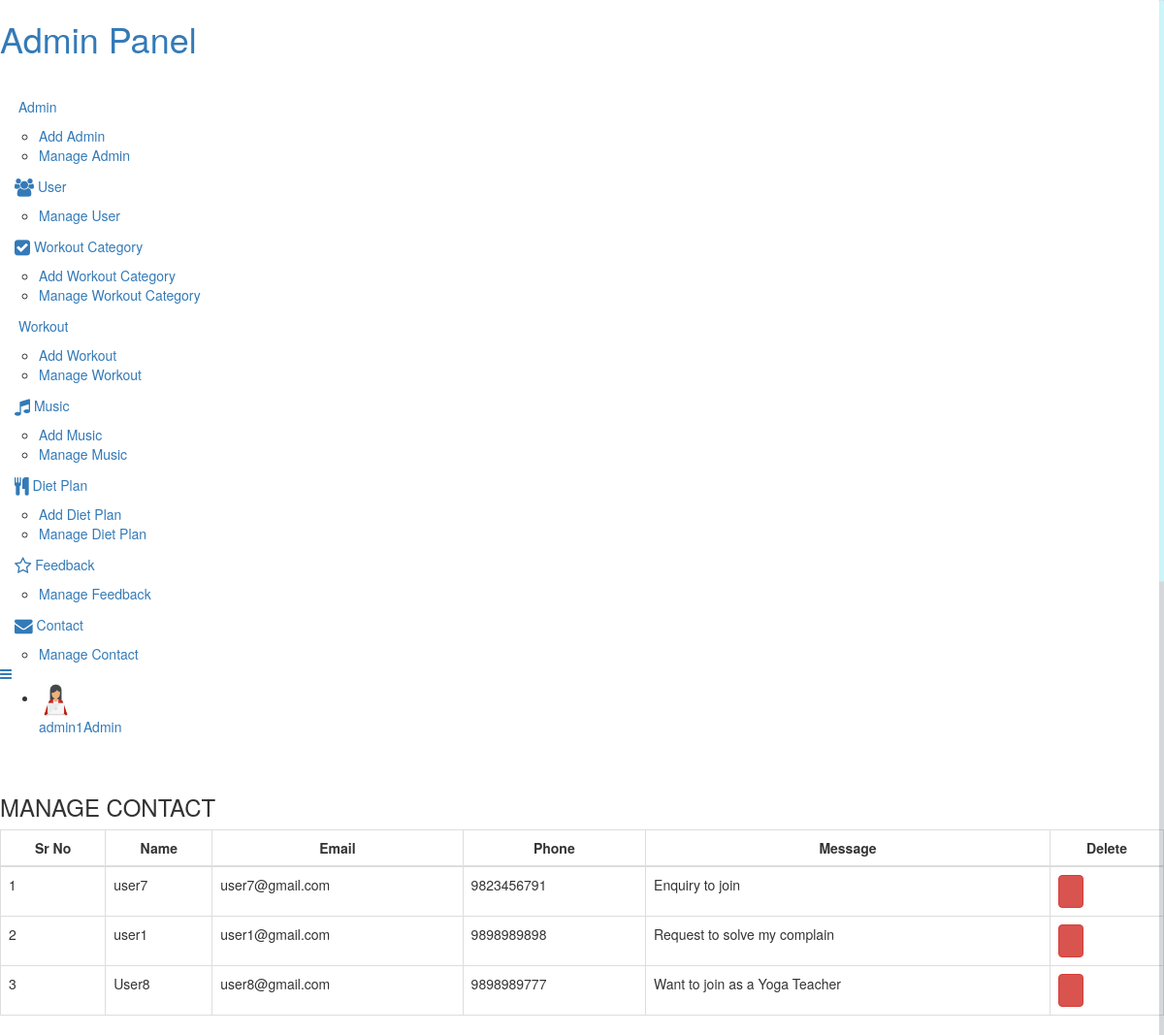
Page /admin/contact.php (signed in) on the committed database.
### tables this page shows
CREATE TABLE `tbl_contact` (
  `c_id` int(11) NOT NULL,
  `c_name` varchar(50) DEFAULT NULL,
  `c_email` varchar(50) DEFAULT NULL,
  `c_phone` varchar(20) DEFAULT NULL,
  `c_message` varchar(200) DEFAULT NULL,
  `c_status` varchar(10) DEFAULT NULL
);

### admin/contact.php (the view, shortened to what this page needs)
<?php
	include "header1.php";
?>
	<div id="page-wrapper">
		<div class="graphs">
			<h3 class="blank1">MANAGE CONTACT</h3>
				<div class="xs tabls">
					<div class="bs-example4" data-example-id="contextual-table">
						<div class="table-responsive">
							<table class="table table-bordered">
								<thead>
									<tr>
										<th><center>Sr No</center></th>
                                        <th><center>Name</center></th>
                                        <th><center>Email</center></th>
                                        <th><center>Phone</center></th>
                                        <th><center>Message</center></th>
                                        <th><center>Delete</center></th>
									</tr>
								</thead>
							<tbody>
							<?php
								$seq=1;
								$qry1="SELECT * FROM tbl_contact WHERE c_status='1'";
								$run1=mysqli_query($con,$qry1);
								while($result1=mysqli_fetch_array($run1))
								{
							?>
							<tr>
								<td><?php echo $seq; ?></td>
								<td><?php echo $result1['c_name']; ?></td>
								<td><?php echo $result1['c_email']; ?></td>
								<td><?php echo $result1['c_phone']; ?></td>
								<td class="p"><?php echo $result1['c_message']; ?></td>
								<td><a href="?del=<?php echo $result1['c_id'];?>" onclick="return confirm(' Sure to Delete');" class="btn btn-danger btn-circle btn"><i class="fa fa-trash"></i></a></td>
                            </tr>
                            <?php
								$seq++;
                                }
                            ?>
							</tbody>
						</table>
					</div>
				</div>
			</div>
		</div>
	</div>
<?php
	include "footer1.php";
?>

### admin/header1.php (shortened to what this page needs)
<?php
include "connection.php";
    if(!isset($_SESSION['log']))
    {
        header("location:../user/login.php");
    }
    else
    {
        $log = $_SESSION['log'];
        $qry1="SELECT * FROM tbl_login WHERE l_email='$log'";
        $run1=mysqli_query($con,$qry1);
        $result1=mysqli_fetch_array($run1);
        $img=$result1['l_img'];
        $name=$result1['l_name'];
    }
?>
<!DOCTYPE HTML>
<html>
<head>
<link rel="stylesheet" href="https://cdnjs.cloudflare.com/ajax/libs/font-awesome/4.7.0/css/font-awesome.min.css">
<link href="css/bootstrap.min.css" rel='stylesheet' type='text/css' />
<link href="css/style.css" rel='stylesheet' type='text/css' />
<link href="css/font-awesome.css" rel="stylesheet">
<link rel="stylesheet" href="css/icon-font.min.css" type='text/css' />
<link href="css/animate.css" rel="stylesheet" type="text/css" media="all">
</head>
 <body class="sticky-header left-side-collapsed"  onload="initMap()">
    <section>
		<div class="left-side sticky-left-side">
			<div class="logo">
				<h1><a href="index.php">Admin <span>Panel</span></a></h1>
			</div>
			<div class="logo-icon text-center">
				<a href="index.php"><i class="lnr lnr-home"></i> </a>
			</div>
			<div class="left-side-inner">
					<ul class="nav nav-pills nav-stacked custom-nav">
						<li class="menu-list">
							<a href="#"><i class="fa fa-user-o fa-lg" aria-hidden="true"></i>
								<span>Admin</span></a>
								<ul class="sub-menu-list">
									<li><a href="add_admin.php">Add Admin</a> </li>
									<li><a href="manage_admin.php">Manage Admin</a></li>
								</ul>
						</li>
						<li class="menu-list">
							<a href="#"><i class="fa fa-users fa-lg" aria-hidden="true"></i>
								<span>User</span></a>
								<ul class="sub-menu-list">
									<li><a href="manage_user.php">Manage User</a></li>
								</ul>
						</li>
						<li class="menu-list">
							<a href="#"><i class="fa fa-check-square fa-lg" aria-hidden="true"></i>
								<span>Workout Category</span></a>
								<ul class="sub-menu-list">
									<li><a href="add_cat.php">Add Workout Category</a> </li>
									<li><a href="manage_cat.php">Manage Workout Category</a></li>
								</ul>
						</li>
						<li class="menu-list">
							<a href="#"><i class="fa fa-area-chart fa-lg" aria-hidden="true"></i>
								<span>Workout</span></a>
								<ul class="sub-menu-list">
									<li><a href="add_workout.php">Add Workout</a> </li>
									<li><a href="manage_workout.php">Manage Workout</a></li>
								</ul>
						</li>
						<li class="menu-list">
							<a href="#"><i class="fa fa-music fa-lg" aria-hidden="true"></i>
								<span>Music</span></a>
								<ul class="sub-menu-list">
									<li><a href="add_music.php">Add Music</a> </li>
									<li><a href="manage_music.php">Manage Music</a></li>
								</ul>
						</li>
						<li class="menu-list">
							<a href="#"><i class="fa fa-cutlery fa-lg" aria-hidden="true"></i>
								<span>Diet Plan</span></a>
								<ul class="sub-menu-list">
									<li><a href="add_diet.php">Add Diet Plan</a> </li>
									<li><a href="manage_diet.php">Manage Diet Plan</a></li>
								</ul>
						</li>
						<li class="menu-list">
							<a href="#"><i class="fa fa-star-o fa-lg" aria-hidden="true"></i>
								<span>Feedback</span></a>
								<ul class="sub-menu-list">
									<li><a href="feedback.php">Manage Feedback</a> </li>
								</ul>
						</li>
						<li class="menu-list">
							<a href="#"><i class="fa fa-envelope fa-lg" aria-hidden="true"></i>
								<span>Contact</span></a>
								<ul class="sub-menu-list">
									<li><a href="contact.php">Manage Contact</a> </li>
								</ul>
						</li>
					</ul>
			</div>
		</div>
		<div class="main-content">
			<div class="header-section">
			<a class="toggle-btn  menu-collapsed"><i class="fa fa-bars"></i></a>
			<div class="menu-right">
				<div class="user-panel-top">
					<div class="profile_details">
						<ul>
							<li class="dropdown profile_details_drop">
								<a href="#" class="dropdown-toggle" data-toggle="dropdown" aria-expanded="false">
									<div class="profile_img">
										<img src="<?php echo $img; ?>" height="35px" width="35px">
										 <div class="user-name">
											<p><?php echo $name; ?><span>Admin</span></p>
										 </div>
										 <i class="lnr lnr-chevron-down"></i>
										 <i class="lnr lnr-chevron-up"></i>
									</div>
								</a>
							</li>
						</ul>
					</div>
				</div>
			  </div>
			</div>

### rows in the picture
tbl_contact: c_name "user7", c_email "user7@gmail.com", c_phone "9823456791", c_message "Enquiry to join"
tbl_contact: c_name "user1", c_email "user1@gmail.com", c_phone "9898989898", c_message "Request to solve my complain"
tbl_contact: c_name "User8", c_email "user8@gmail.com", c_phone "9898989777", c_message "Want to join as a Yoga Teacher"

### other values in the picture
$name "admin1"
